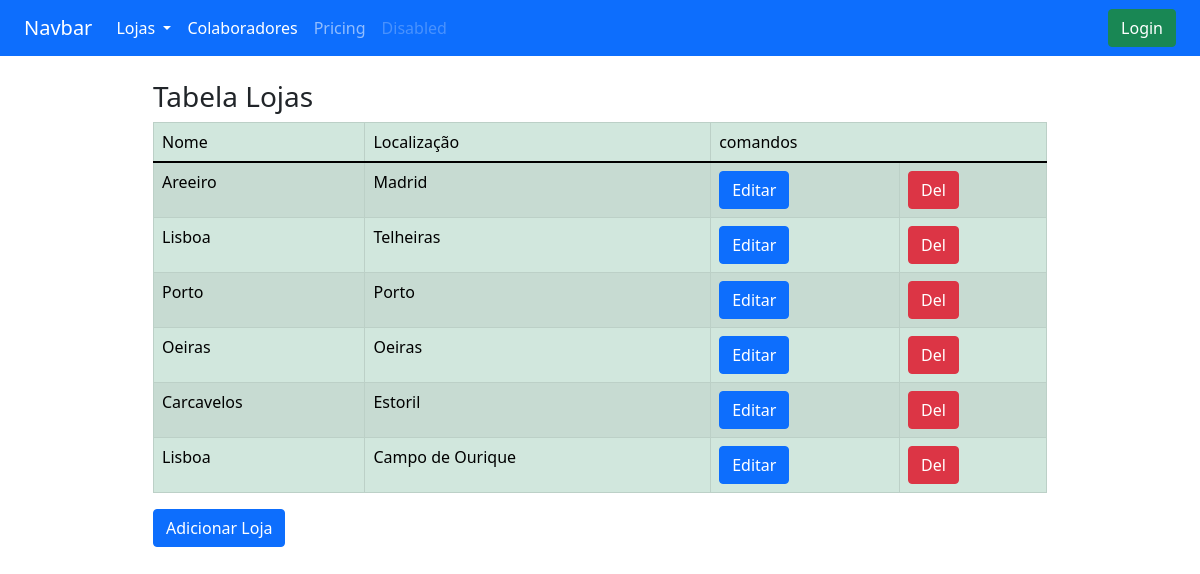
Screenshot of /TrabFinal/editarLoja.php with the database file from the repository.
### tables this page shows
CREATE TABLE `lojas` (
  `id` int NOT NULL AUTO_INCREMENT,
  `localizacao` varchar(120) DEFAULT NULL,
  `nomeLoja` varchar(120) DEFAULT NULL,
  PRIMARY KEY (`id`)
);

### TrabFinal/classes/dbhClass.php (called while the page is built)
<?php
class Dbh
{
    protected function connect()
    {
        $host = 'localhost';
        $dbname = 'horario';
        $user = 'root';
        $password = '';
        $dns = "mysql:host=$host;dbname=$dbname;charset=utf8mb4";
        $options = [
            PDO::ATTR_ERRMODE => PDO::ERRMODE_EXCEPTION,
            PDO::ATTR_DEFAULT_FETCH_MODE => PDO::FETCH_ASSOC,
            PDO::ATTR_EMULATE_PREPARES => false
        ];
        try {
            $pdo = new PDO($dns, $user, $password, $options);
            return $pdo;
        } catch (PDOException $e) {
            die($e->getMessage());
        }
    }
}

### TrabFinal/classes/lojaClass.php (called while the page is built, shortened)
<?php
class Loja  extends Dbh
{
public function getAll()
{
$sql = "SELECT * FROM lojas;";
$stmt = $this->connect()->prepare($sql);
if (!$stmt->execute()) {
$stmt = null;
header("location: ../index.php?error=stmtfailed1");
exit();
}
if (!$stmt->execute()) {
$stmt = null;
header("location: ../index.php?error=stmtfailed");
exit();
}
$lojas = $stmt->fetchAll();
return $lojas;
}
}

### TrabFinal/editarLoja.php (the view, shortened to what this page needs)
<html lang="en">
<head>
    <link rel="stylesheet" href="style.css">
    <link href="https://cdn.jsdelivr.net/npm/bootstrap@5.1.3/dist/css/bootstrap.min.css" rel="stylesheet"
>
</head>
<body>
    <div class="row">
        <div class="col-12">
            <nav class="navbar navbar-expand-lg navbar-dark bg-primary">
                <div class="container-fluid">
                    <a class="navbar-brand" href="#">Navbar</a>
                    <div class="collapse navbar-collapse" id="navbarNav">
                        <ul class="navbar-nav">
                            <li class="nav-item dropdown">
                                <a class="nav-link active dropdown-toggle" href="#" id="navbarDropdownMenuLink"
                                    role="button" data-bs-toggle="dropdown" aria-expanded="false">
                                    Lojas
                                </a>
                            </li>
                            <li class="nav-item">
                                <a class="nav-link active" aria-current="page"
                                    href="colaboradores.php">Colaboradores</a>
                            </li>
                            <li class="nav-item">
                                <a class="nav-link" href="#">Pricing</a>
                            </li>
                            <li class="nav-item">
                                <a class="nav-link disabled">Disabled</a>
                            </li>
                        </ul>
                    </div>
                    <ul class="navbar-nav ms-auto">
                        <?php
                    if(!isset($_SESSION["uid"])){
                    ?>
                        <li class="nav-item">
                            <a class="btn btn-success" href="login.html">Login</a>
                        </li>
                        <?php
                    }
                    ?>
                    </ul>
                </div>
            </nav>
        </div>
    </div>
    <br>
    <div class="row d-flex justify-content-center">
        <div class="col-9">
            <h3>Tabela Lojas</h3>
            <table class=" table table-responsive table-striped table-bordered table-success">
                <thead>
                    <td>Nome</td>
                    <td>Localização</td>
                    <td colspan="2">comandos</td>
                </thead>
                <tbody id="tb">
                    <?php
                            function del($id){
                                return "<a name='del' data-idloja='".$id."' class ='btn btn-danger' id='".$id."'>Del</a>";
                            }
                            function lnk($id){
                                return "<a href='loja.php?idloja=".$id."' class='btn btn-primary' >Editar</a>";
                            }
                            include("classes/dbhClass.php");
                            include("classes/lojaClass.php");
                            $loja = new Loja;
                            $lojaV=$loja->getAll();
                            foreach($lojaV as $k =>$item){
                                echo "<tr>
                                <td>".$item ['nomeLoja']."</td>
                                <td>".$item ['localizacao']."</td>
                                <td>".lnk($item['id'])."</td>
                                <td>".del($item['id'])."</td>
                                </tr>";
                            }
                            ?>
                </tbody>
            </table>
            <button type="button" class="btn btn-primary" data-bs-toggle="modal" data-bs-target="#exampleModal">
                Adicionar Loja
            </button>
        </div>
    </div>
</body>
</html>

### TrabFinal/css/style.css (style rules this page uses)
html { background-color: #56baed; }
body { font-family: "Poppins", sans-serif; height: 100vh; }
a { color: #92badd; display: inline-block; text-decoration: none; font-weight: 400; }

### rows the page displays
lojas: nomeLoja "Areeiro", localizacao "Madrid"
lojas: nomeLoja "Lisboa", localizacao "Telheiras"
lojas: nomeLoja "Porto", localizacao "Porto"
lojas: nomeLoja "Oeiras", localizacao "Oeiras"
lojas: nomeLoja "Carcavelos", localizacao "Estoril"
lojas: nomeLoja "Lisboa", localizacao "Campo de Ourique"
